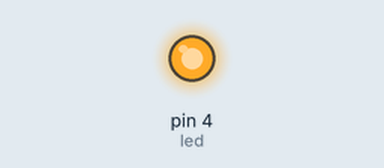
Recording of a sketch running on a simulated Arduino Uno, built with avr-gcc and run on an emulated ATmega328P. On the bench: output pins drawn as LEDs (lit = HIGH).

Above: at 1.0 s.
At 18.23 s:
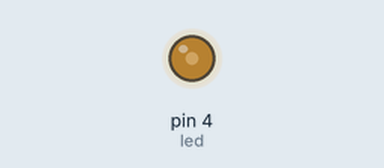
At 37.5 s:
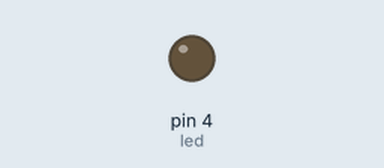
Timing chart, 0 to 40.0 s (numbered marks = the images above):
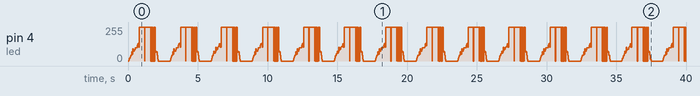

The sketch:

nonPWM_fade.ino
```cpp
int pwm = 12;
int timer, interval;
int i = 0;
int led = 4;

void setup() {
  // put your setup code here, to run once:
  pinMode(led, OUTPUT);
  Serial.begin(9600);

}

void loop() {
  // put your main code here, to run repeatedly:
  while(i<= pwm){
    interval = millis()-timer;
    digitalWrite(led,HIGH);
    delay(i);
    if(i == pwm){
      delay(400);
    }
    digitalWrite(led,LOW);
    delay(pwm);
    if(interval >= 40){
      i++;
      timer = millis();
    }
  }

  while(i>=0){
    interval = millis()-timer;
    digitalWrite(led,HIGH);
    delay(i);
    digitalWrite(led,LOW);
    delay(pwm);
    if(i==0){
      delay(400);
    }
    if (interval >= pwm){
      i--;
      timer = millis();
    }

  }
  i=0;

}
```
